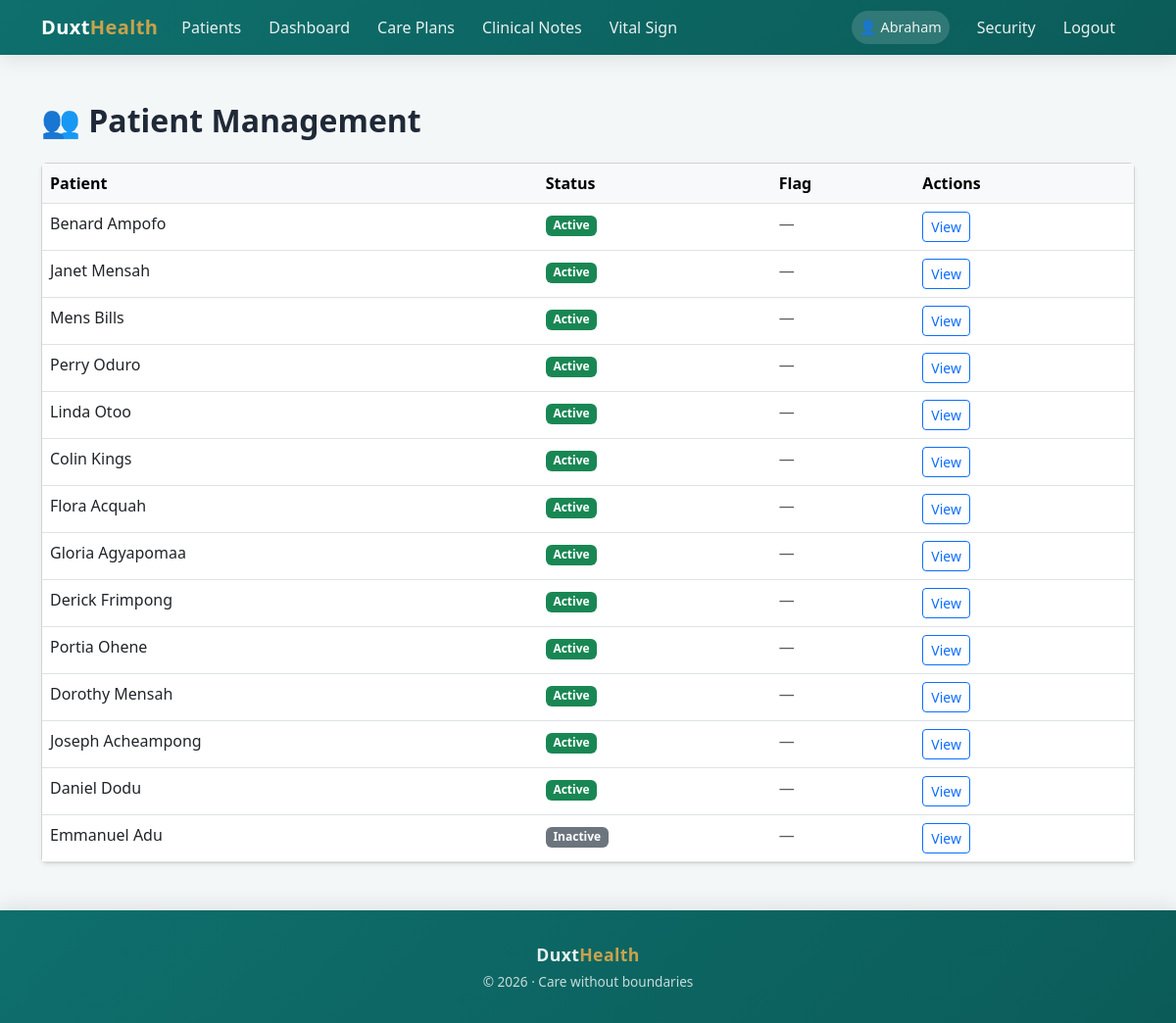
/xadmin/patients/ (signed in), run on the app's committed database.
### homecare/models.py (models this page shows, shortened)
class Patient(models.Model):
    user = models.OneToOneField(
        settings.AUTH_USER_MODEL,
        on_delete=models.CASCADE,
        related_name="patient_profile",
        null=True,
        blank=True,
        help_text="Login account for the patient. Must NOT be a staff account."
    )
    first_name = models.CharField(max_length=100)
    last_name = models.CharField(max_length=100)
    other_name = models.CharField(max_length=100, blank=True, null = True)
    date_of_birth = models.DateField()
    GENDER_CHOICES = [
        ('M', 'Male'),
        ('F', 'Female'),
        ('O', 'Other')
    ]
    gender = models.CharField(max_length=1, choices=GENDER_CHOICES)
    MARITAL_STATUS_CHOICES = [
        ('single', 'Single'),
        ('married', 'Married'),
        ('divorced', 'Divorced'),
        ('widowed', 'Widowed'),
    ]
    contact_phone = models.CharField(max_length=20)
    address = models.TextField()
    nationality = models.CharField(max_length=100, default='Ghana')
    primary_language = models.CharField(max_length=100, blank=True, null = True)
    diagnosis = models.CharField(max_length=1000, null=True, blank=True)
    diagnosis_summary = models.TextField(null=True, blank=True)
    blood_group = models.CharField(max_length=20, blank=True, null = True)
    genotype = models.CharField(max_length=20, blank=True, null = True)
    medical_history = models.TextField(null = True, blank = True)
    patient_code = models.UUIDField(
        default=uuid.uuid4,
        editable=False,
        unique=True
    )
    created_at = models.DateTimeField(default=timezone.now)
    is_active = models.BooleanField(default=True)
    is_flagged = models.BooleanField(default=False)
    admin_notes = models.TextField(blank=True)
    from datetime import date
    def __str__(self):
        return f"{self.first_name} {self.last_name}"

### homecare/views.py (the view)
# urls.py: path("xadmin/patients/", views.admin_patients, name="admin_patients"),
@login_required
def admin_patients(request):
    if not is_admin(request.user):
        raise PermissionDenied("Admins only")
    patients = Patient.objects.order_by("-created_at")
    return render(
        request,
        "homecare/admin/patients.html",
        {"patients": patients}
    )

### homecare/views.py (called while the page is built)
def is_admin(user):
    return user.is_authenticated and user.is_staff

### homecare/templates/homecare/admin/patients.html
{% extends "bases.html" %}
{% block content %}
<div class="container py-4">
    <h2 class="fw-bold mb-4">👥 Patient Management</h2>
    <div class="card shadow-sm">
        <div class="table-responsive">
            <table class="table table-hover mb-0">
                <thead class="table-light">
                    <tr>
                        <th>Patient</th>
                        <th>Status</th>
                        <th>Flag</th>
                        <th>Actions</th>
                    </tr>
                </thead>
                <tbody>
                {% for patient in patients %}
                    <tr>
                        <td>{{ patient }}</td>
                        <td>
                            {% if patient.is_active %}
                                <span class="badge bg-success">Active</span>
                            {% else %}
                                <span class="badge bg-secondary">Inactive</span>
                            {% endif %}
                        </td>
                        <td>
                            {% if patient.is_flagged %}
                                <span class="badge bg-danger">Flagged</span>
                            {% else %}
                                <span class="text-muted">—</span>
                            {% endif %}
                        </td>
                        <td>
                            <a href="{% url 'homecare:admin_patient_detail' patient.id %}"
                               class="btn btn-sm btn-outline-primary">
                                View
                            </a>
                        </td>
                    </tr>
                {% empty %}
                    <tr>
                        <td colspan="4" class="text-center text-muted py-4">
                            No patients found.
                        </td>
                    </tr>
                {% endfor %}
                </tbody>
            </table>
        </div>
    </div>
</div>
{% endblock %}

### templates/bases.html (shortened to what this page needs)
<!DOCTYPE html>
<html lang="en">
<head>
  <link href="https://cdn.jsdelivr.net/npm/bootstrap@5.3.0/dist/css/bootstrap.min.css" rel="stylesheet" />
</head>
<body>
<nav class="navbar navbar-expand-lg navbar-dark">
  <div class="container">
    <a class="navbar-brand" href="{% url 'homecare:home' %}">
      Duxt<span>Health</span>
    </a>
    <div class="collapse navbar-collapse" id="navbarNav">
      <ul class="navbar-nav">
        <li class="nav-item">
          <a class="nav-link" href="{% url 'homecare:patient_list' %}">Patients</a>
        </li>
        <li class="nav-item">
          <a class="nav-link" href="{% url 'homecare:homecare_home' %}">Dashboard</a>
        </li>
        <li class="nav-item">
          <a class="nav-link" href="{% url 'homecare:careplan_list' %}">Care Plans</a>
        </li>
        <li class="nav-item">
          <a class="nav-link" href="{% url 'homecare:doctornote_list' %}">Clinical Notes</a>
        </li>
        <li class="nav-item">
          <a class="nav-link" href="{% url 'homecare:vitalsign_list' %}">Vital Sign</a>
        </li>
      </ul>
      <ul class="navbar-nav ms-auto align-items-lg-center">
        {% if user.is_authenticated %}
          <li class="nav-item me-2">
            <span class="nav-link user-badge">👤 {{ user.first_name|capfirst }}</span>
          </li>
          <li class="nav-item">
            <a class="nav-link" href="{% url 'password_change' %}">Security</a>
          </li>
          <li class="nav-item">
            <a class="nav-link" href="{% url 'logout' %}">Logout</a>
          </li>
        {% endif %}
      </ul>
    </div>
  </div>
</nav>
<main class="container my-4">
  {% block content %}{% endblock %}
</main>
<footer class="footer text-center">
  <div class="container">
    <p class="mb-1 footer-brand">
      Duxt<span>Health</span>
    </p>
    <p class="footer-tagline mb-0">
      © 2026 · Care without boundaries
    </p>
  </div>
</footer>
</body>
</html>

### templates/bases.html (style rules this page uses)
:root { --duxt-primary: #0E6F6C; --duxt-secondary: #7ED6C2; --duxt-gold: #C9A24D; --duxt-dark: #1F2937; --duxt-bg: #f4f7f8; --duxt-gradient: linear-gradient(135deg, #0E6F6C, #0b5c59); }
body { font-family: "Segoe UI", system-ui, -apple-system, BlinkMacSystemFont, sans-serif; background-color: var(--duxt-bg); color: var(--duxt-dark); min-height: 100vh; display: flex; flex-direction: column; }
.navbar { background: var(--duxt-gradient); box-shadow: 0 6px 18px rgba(0,0,0,.08); }
.navbar-brand { font-weight: 700; font-size: 1.25rem; letter-spacing: 0.4px; }
.navbar-brand span { color: var(--duxt-gold); }
.nav-link { color: rgba(255,255,255,.9) !important; font-weight: 500; margin-right: 12px; transition: color .2s ease; }
.user-badge { background: rgba(255,255,255,.15); padding: 6px 14px; border-radius: 20px; font-size: 0.9rem; }
main.container { max-width: 1200px; flex: 1; }
footer.footer { background: var(--duxt-gradient); color: rgba(255,255,255,.9); padding: 2rem 0; box-shadow: 0 -6px 18px rgba(0,0,0,.08); }
.footer-brand { font-weight: 700; font-size: 1.1rem; letter-spacing: 0.4px; }
.footer-brand span { color: var(--duxt-gold); }
.footer-tagline { font-size: 0.85rem; opacity: 0.85; }

### data on the page
Patient: first_name+last_name "Benard Ampofo", is_active "Active"
Patient: first_name+last_name "Janet Mensah", is_active "Active"
Patient: first_name+last_name "Mens Bills", is_active "Active"
Patient: first_name+last_name "Perry Oduro", is_active "Active"
Patient: first_name+last_name "Linda Otoo", is_active "Active"
Patient: first_name+last_name "Colin Kings", is_active "Active"
Patient: first_name+last_name "Flora Acquah", is_active "Active"
Patient: first_name+last_name "Gloria Agyapomaa", is_active "Active"
Patient: first_name+last_name "Derick Frimpong", is_active "Active"
Patient: first_name+last_name "Portia Ohene", is_active "Active"
Patient: first_name+last_name "Dorothy Mensah", is_active "Active"
Patient: first_name+last_name "Joseph Acheampong", is_active "Active"
Patient: first_name+last_name "Daniel Dodu", is_active "Active"
Patient: first_name+last_name "Emmanuel Adu", is_active "Inactive"

### other printed values
{{ user.first_name|capfirst }} "Abraham"
